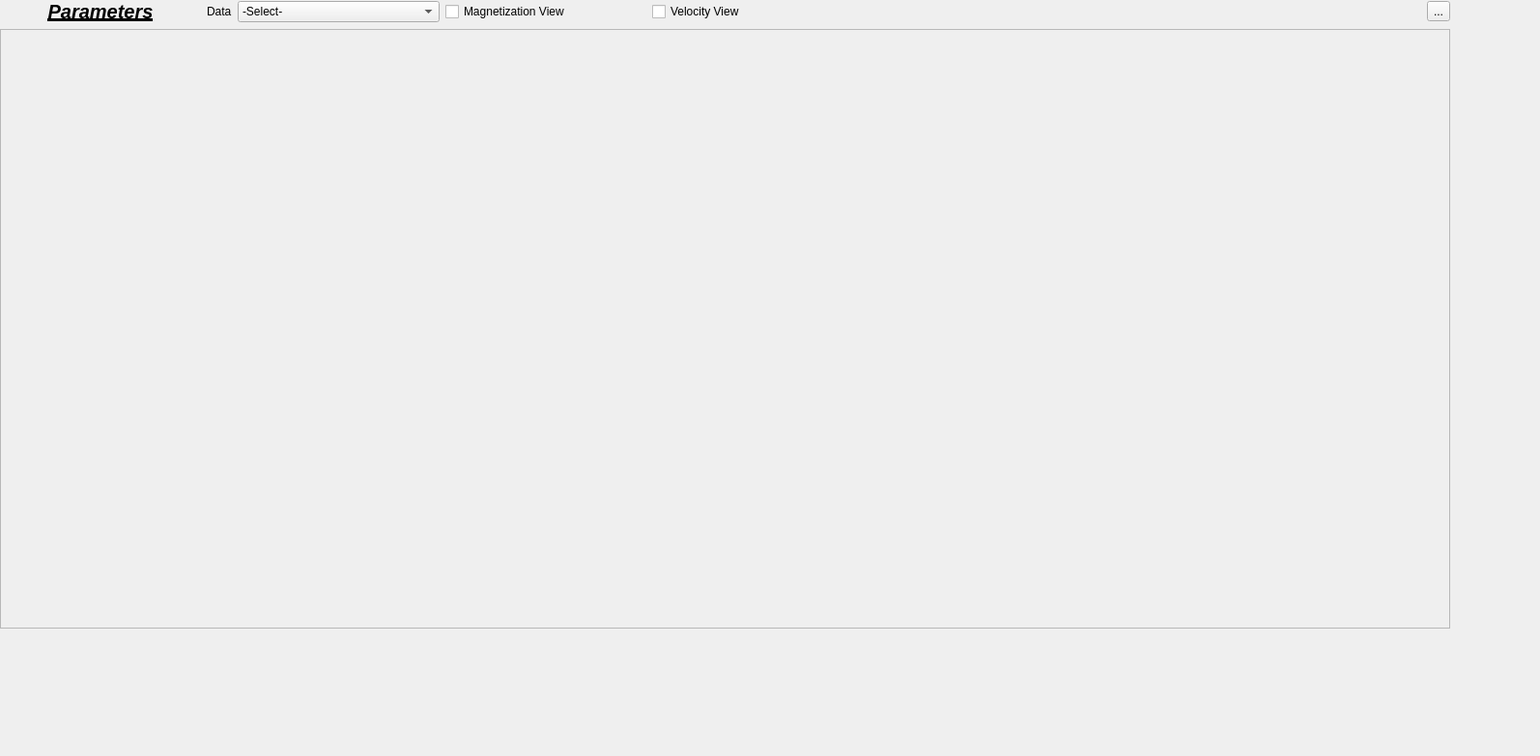
<?xml version="1.0" encoding="UTF-8"?>
<ui version="4.0">
 <class>Form</class>
 <widget class="QWidget" name="Form">
  <property name="geometry">
   <rect>
    <x>0</x>
    <y>0</y>
    <width>1594</width>
    <height>783</height>
   </rect>
  </property>
  <property name="windowTitle">
   <string>Form</string>
  </property>
  <widget class="QWidget" name="verticalLayoutWidget">
   <property name="geometry">
    <rect>
     <x>0</x>
     <y>0</y>
     <width>1501</width>
     <height>651</height>
    </rect>
   </property>
   <layout class="QVBoxLayout" name="verticalLayout">
    <item>
     <layout class="QHBoxLayout" name="horizontalLayout_2">
      <item>
       <widget class="QLabel" name="label">
        <property name="font">
         <font>
          <pointsize>15</pointsize>
          <weight>75</weight>
          <italic>true</italic>
          <bold>true</bold>
          <underline>true</underline>
          <kerning>false</kerning>
         </font>
        </property>
        <property name="text">
         <string>Parameters</string>
        </property>
        <property name="alignment">
         <set>Qt::AlignCenter</set>
        </property>
       </widget>
      </item>
      <item>
       <widget class="QLabel" name="label_2">
        <property name="sizePolicy">
         <sizepolicy hsizetype="Fixed" vsizetype="Preferred">
          <horstretch>0</horstretch>
          <verstretch>0</verstretch>
         </sizepolicy>
        </property>
        <property name="text">
         <string>Data</string>
        </property>
       </widget>
      </item>
      <item>
       <widget class="QComboBox" name="comboBox">
        <item>
         <property name="text">
          <string>-Select-</string>
         </property>
        </item>
       </widget>
      </item>
      <item>
       <widget class="QCheckBox" name="checkBox">
        <property name="text">
         <string>Magnetization View</string>
        </property>
       </widget>
      </item>
      <item>
       <widget class="QCheckBox" name="checkBox_2">
        <property name="sizePolicy">
         <sizepolicy hsizetype="Maximum" vsizetype="Fixed">
          <horstretch>0</horstretch>
          <verstretch>0</verstretch>
         </sizepolicy>
        </property>
        <property name="text">
         <string>Velocity View</string>
        </property>
       </widget>
      </item>
      <item>
       <spacer name="horizontalSpacer_2">
        <property name="orientation">
         <enum>Qt::Horizontal</enum>
        </property>
        <property name="sizeType">
         <enum>QSizePolicy::Fixed</enum>
        </property>
        <property name="sizeHint" stdset="0">
         <size>
          <width>700</width>
          <height>20</height>
         </size>
        </property>
       </spacer>
      </item>
      <item>
       <widget class="QToolButton" name="closeTele">
        <property name="text">
         <string>...</string>
        </property>
        <property name="icon">
         <iconset>
          <normaloff>icons/close.png</normaloff>icons/close.png</iconset>
        </property>
       </widget>
      </item>
     </layout>
    </item>
    <item>
     <layout class="QHBoxLayout" name="horizontalLayout_3">
      <item>
       <widget class="QScrollArea" name="scrollArea">
        <property name="widgetResizable">
         <bool>true</bool>
        </property>
        <widget class="QWidget" name="scrollAreaWidgetContents">
         <property name="geometry">
          <rect>
           <x>0</x>
           <y>0</y>
           <width>1495</width>
           <height>602</height>
          </rect>
         </property>
         <widget class="QWidget" name="verticalLayoutWidget_2">
          <property name="geometry">
           <rect>
            <x>-1</x>
            <y>-1</y>
            <width>1501</width>
            <height>611</height>
           </rect>
          </property>
          <layout class="QVBoxLayout" name="verticalLayout_2"/>
         </widget>
        </widget>
       </widget>
      </item>
     </layout>
    </item>
   </layout>
  </widget>
 </widget>
 <resources/>
 <connections/>
</ui>
